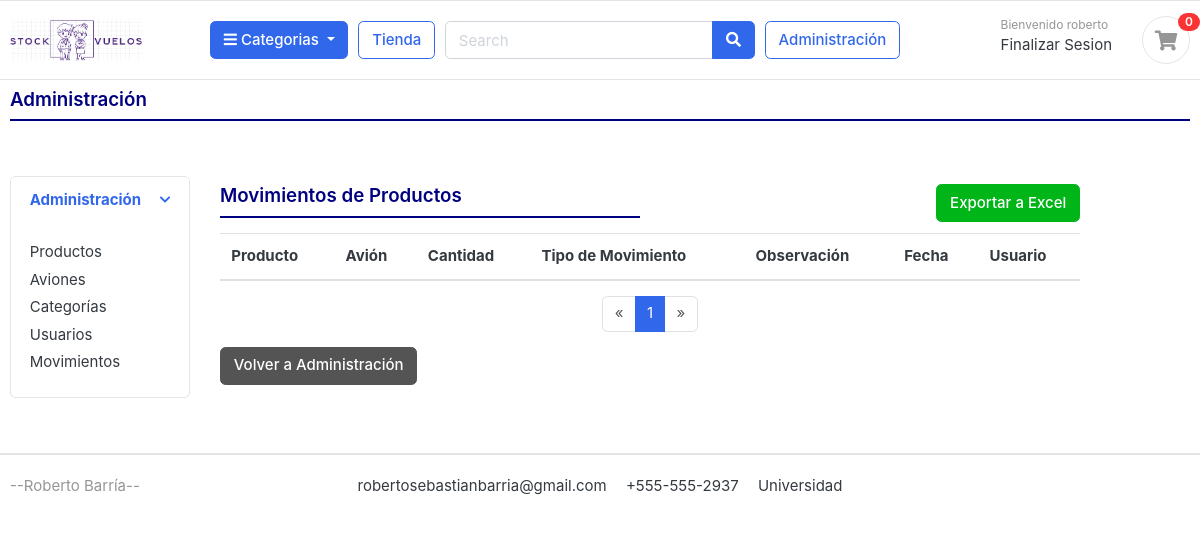
/administracion/productos/movimientos/ (signed in), run on an earlier commit of the app's database.
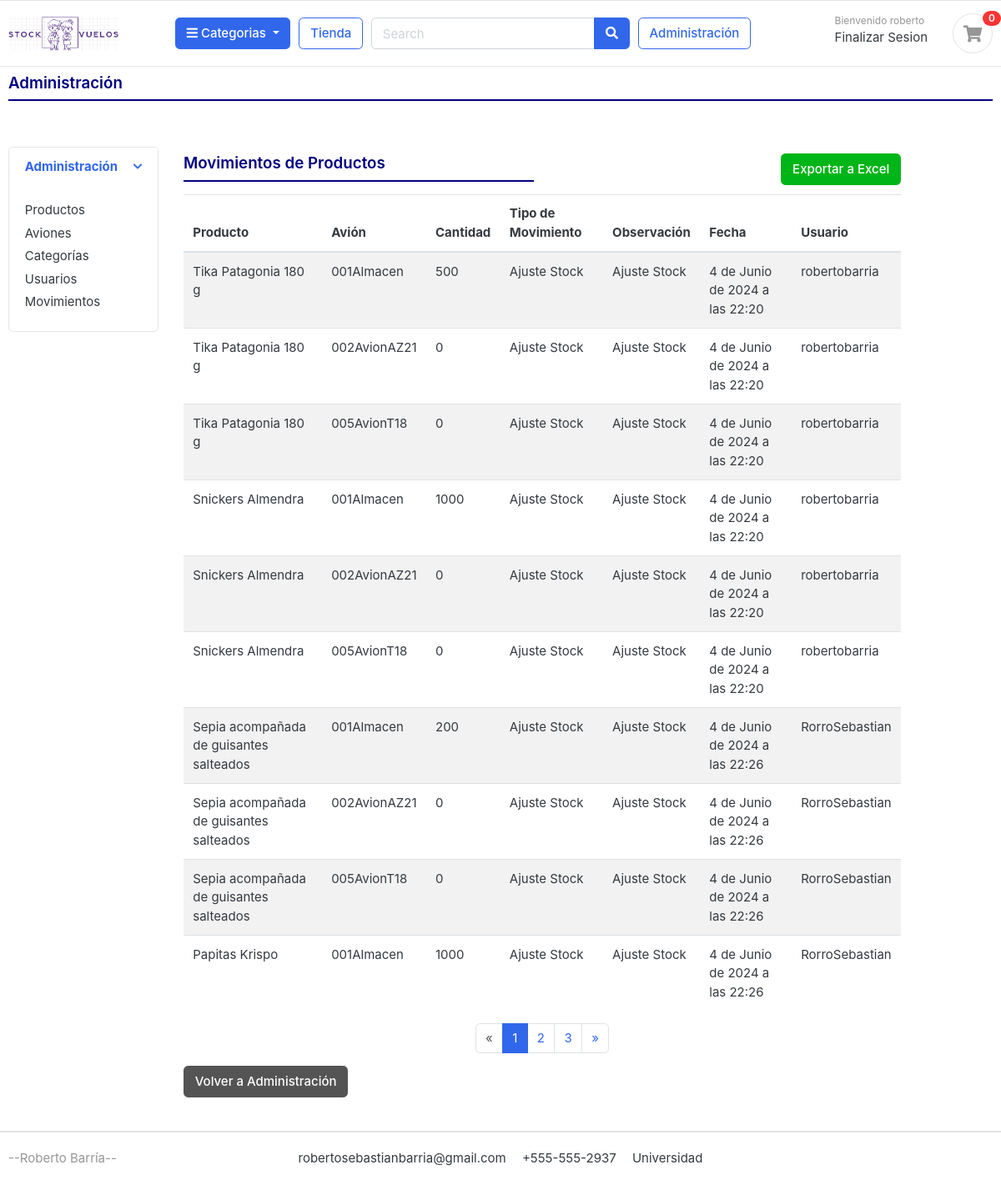
And on a later commit of the database.
### tienda/models.py (models this page shows, shortened)
class MovimientoHistorial(models.Model):
    MOVIMIENTO_TIPOS = [
        ('MO', 'Movimiento por Orden'),
        ('AS', 'Ajuste Stock'),
        ('MP', 'Movimiento Producto'),
    ]
    producto = models.ForeignKey(Producto, on_delete=models.CASCADE)
    avion = models.ForeignKey(Avion, on_delete=models.CASCADE)
    cantidad = models.IntegerField()
    tipo_movimiento = models.CharField(max_length=2, choices=MOVIMIENTO_TIPOS)
    observacion = models.CharField(max_length=255)
    fecha_movimiento = models.DateTimeField(auto_now_add=True)
    usuario = models.ForeignKey(User, on_delete=models.CASCADE)

class Producto(models.Model):
    nombre_producto = models.CharField(max_length=200, unique=True)
    slug = models.CharField(max_length=200, unique=True)
    descripcion = models.TextField(max_length=500, blank=True)
    precio = models.IntegerField()
    imagen = models.ImageField(upload_to='photos/productos')
    is_available = models.BooleanField(default=True)
    categoria = models.ForeignKey(Categoria, on_delete=models.CASCADE)
    fecha_creacion = models.DateTimeField(auto_now_add=True)
    fecha_modificacion = models.DateTimeField(auto_now=True)

### aviones/models.py (models this page shows, shortened)
class Avion(models.Model):
    nombre = models.CharField(max_length=100)
    descripcion = models.CharField(max_length=255, blank=True)

### cuentas/models.py (models this page shows, shortened)
class Cuenta(AbstractBaseUser):
    Nombre = models.CharField(max_length=50)
    Apellido = models.CharField(max_length=50)
    username = models.CharField(max_length=50, unique=True)
    email = models.EmailField(max_length=100, unique=True)
    phone_number = models.CharField(max_length=50)
    avion = models.ForeignKey('aviones.Avion', on_delete=models.SET_NULL, null=True, blank=True)
    es_administrador = models.BooleanField(default=False)
    es_tripulante = models.BooleanField(default=False)
    date_joined = models.DateTimeField(auto_now_add=True)
    last_login = models.DateTimeField(auto_now_add=True)
    is_admin = models.BooleanField(default=False)
    is_staff = models.BooleanField(default=False)
    is_active = models.BooleanField(default=False)
    is_superadmin = models.BooleanField(default=False)
    USERNAME_FIELD = 'email'
    REQUIRED_FIELDS = ['username', 'Nombre', 'Apellido']
    objects = MyAccountManager()

### administracion/views.py (the view)
# urls.py: path('productos/movimientos/', views.lista_movimientos, name='lista_movimientos'),
@login_required
def lista_movimientos(request):
    movimientos_list = MovimientoHistorial.objects.all()
    paginator = Paginator(movimientos_list, 10)
    page_number = request.GET.get('page')
    movimientos = paginator.get_page(page_number)
    return render(request, 'administracion/lista_movimientos.html', {'movimientos': movimientos})

### categorias/models.py (called while the page is built)
    def get_url(self):
        return reverse('productos_por_categoria', args=[self.slug])

### tienda/context_processors.py (called while the page is built)
def cantidad_productos_en_orden(request):
    if request.user.is_authenticated:
        avion_id = request.session.get('avion_id')
        orden = Orden.objects.filter(usuario=request.user, avion_id=avion_id, completada=False).first()
        if orden:
            orden_productos = OrdenProducto.objects.filter(orden=orden).count()
        else:
            orden_productos = 0
    else:
        orden_productos = 0
    return {'orden_productos': orden_productos}

def categorias_context(request):
    return {
        'categorias': Categoria.objects.all()
    }

### templates/administracion/lista_movimientos.html (shortened to what the changed rows need)
{% extends 'administracion/administracion.html' %}
{% load static %}
{% block main_content %}
<section class="section-name padding-x-sm">
    <div class="container">
        <div class="row">
            <div class="col-md-12">
                <table class="table table-striped">
                    <thead>
                        <tr>
                            <th>Producto</th>
                            <th>Avión</th>
                            <th>Cantidad</th>
                            <th>Tipo de Movimiento</th>
                            <th>Observación</th>
                            <th>Fecha</th>
                            <th>Usuario</th>
                        </tr>
                    </thead>
                    <tbody>
                        {% for movimiento in movimientos %}
                        <tr>
                            <td>{{ movimiento.producto.nombre_producto }}</td>
                            <td>{{ movimiento.avion.nombre }}</td>
                            <td>{{ movimiento.cantidad }}</td>
                            <td>{{ movimiento.get_tipo_movimiento_display }}</td>
                            <td>{{ movimiento.observacion }}</td>
                            <td>{{ movimiento.fecha_movimiento }}</td>
                            <td>{{ movimiento.usuario.username }}</td>
                        </tr>
                        {% endfor %}
                    </tbody>
                </table>
                <nav aria-label="Page navigation">
                    <ul class="pagination justify-content-center">
                        {% for num in movimientos.paginator.page_range %}
                            {% if movimientos.number == num %}
                                <li class="page-item active"><a class="page-link" href="#">{{ num }}</a></li>
                            {% elif num > movimientos.number|add:'-3' and num < movimientos.number|add:'3' %}
                                <li class="page-item"><a class="page-link" href="?page={{ num }}">{{ num }}</a></li>
                            {% endif %}
                        {% endfor %}
                        {% if movimientos.has_next %}
                        <li class="page-item">
                            <a class="page-link" href="?page={{ movimientos.next_page_number }}" aria-label="Next">
                                <span aria-hidden="true">&raquo;</span>
                            </a>
                        </li>
                        {% else %}
                        <li class="page-item disabled">
                            <a class="page-link" href="#" aria-label="Next">
                                <span aria-hidden="true">&raquo;</span>
                            </a>
                        </li>
                        {% endif %}
                    </ul>
                </nav>
            </div>
        </div>
    </div>
</section>
{% endblock %}

What changed in the data, as far as the page shows it:
added MovimientoHistorial: producto.nombre_producto "Tika Patagonia 180 g", avion.nombre "001Almacen", cantidad "500", tipo_movimiento "Ajuste Stock", observacion "Ajuste Stock", fecha_movimiento "4 de Junio de 2024 a las 22:20", usuario.username "robertobarria"
added MovimientoHistorial: producto.nombre_producto "Tika Patagonia 180 g", avion.nombre "002AvionAZ21", cantidad "0", tipo_movimiento "Ajuste Stock", observacion "Ajuste Stock", fecha_movimiento "4 de Junio de 2024 a las 22:20", usuario.username "robertobarria"
added MovimientoHistorial: producto.nombre_producto "Tika Patagonia 180 g", avion.nombre "005AvionT18", cantidad "0", tipo_movimiento "Ajuste Stock", observacion "Ajuste Stock", fecha_movimiento "4 de Junio de 2024 a las 22:20", usuario.username "robertobarria"
added MovimientoHistorial: producto.nombre_producto "Snickers Almendra", avion.nombre "001Almacen", cantidad "1000", tipo_movimiento "Ajuste Stock", observacion "Ajuste Stock", fecha_movimiento "4 de Junio de 2024 a las 22:20", usuario.username "robertobarria"
added MovimientoHistorial: producto.nombre_producto "Snickers Almendra", avion.nombre "002AvionAZ21", cantidad "0", tipo_movimiento "Ajuste Stock", observacion "Ajuste Stock", fecha_movimiento "4 de Junio de 2024 a las 22:20", usuario.username "robertobarria"
added MovimientoHistorial: producto.nombre_producto "Snickers Almendra", avion.nombre "005AvionT18", cantidad "0", tipo_movimiento "Ajuste Stock", observacion "Ajuste Stock", fecha_movimiento "4 de Junio de 2024 a las 22:20", usuario.username "robertobarria"
added MovimientoHistorial: producto.nombre_producto "Sepia acompañada de guisantes salteados", avion.nombre "001Almacen", cantidad "200", tipo_movimiento "Ajuste Stock", observacion "Ajuste Stock", fecha_movimiento "4 de Junio de 2024 a las 22:26", usuario.username "RorroSebastian"
added MovimientoHistorial: producto.nombre_producto "Sepia acompañada de guisantes salteados", avion.nombre "002AvionAZ21", cantidad "0", tipo_movimiento "Ajuste Stock", observacion "Ajuste Stock", fecha_movimiento "4 de Junio de 2024 a las 22:26", usuario.username "RorroSebastian"
added MovimientoHistorial: producto.nombre_producto "Sepia acompañada de guisantes salteados", avion.nombre "005AvionT18", cantidad "0", tipo_movimiento "Ajuste Stock", observacion "Ajuste Stock", fecha_movimiento "4 de Junio de 2024 a las 22:26", usuario.username "RorroSebastian"
added MovimientoHistorial: producto.nombre_producto "Papitas Krispo", avion.nombre "001Almacen", cantidad "1000", tipo_movimiento "Ajuste Stock", observacion "Ajuste Stock", fecha_movimiento "4 de Junio de 2024 a las 22:26", usuario.username "RorroSebastian"
Also different on the page:
new list line: "2"
new list line: "3"
